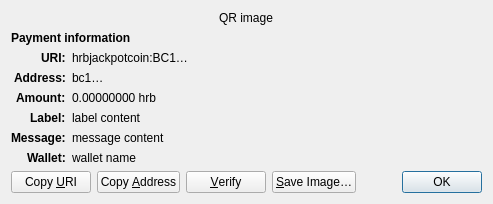
<?xml version="1.0" encoding="UTF-8"?>
<ui version="4.0">
 <class>ReceiveRequestDialog</class>
 <widget class="QDialog" name="ReceiveRequestDialog">
  <property name="geometry">
   <rect>
    <x>0</x>
    <y>0</y>
    <width>413</width>
    <height>229</height>
   </rect>
  </property>
  <property name="windowTitle">
   <string>Request payment to …</string>
  </property>
  <layout class="QGridLayout" name="gridLayout" columnstretch="0,1">
   <property name="sizeConstraint">
    <enum>QLayout::SetFixedSize</enum>
   </property>
   <item row="0" column="0" colspan="2" alignment="Qt::AlignHCenter">
    <widget class="QRImageWidget" name="qr_code">
     <property name="text">
      <string notr="true">QR image</string>
     </property>
     <property name="textInteractionFlags">
      <set>Qt::NoTextInteraction</set>
     </property>
    </widget>
   </item>
   <item row="1" column="0" colspan="2">
    <widget class="QLabel" name="payment_header">
     <property name="font">
      <font>
       <weight>75</weight>
       <bold>true</bold>
      </font>
     </property>
     <property name="text">
      <string>Payment information</string>
     </property>
     <property name="textInteractionFlags">
      <set>Qt::NoTextInteraction</set>
     </property>
    </widget>
   </item>
   <item row="2" column="0" alignment="Qt::AlignRight|Qt::AlignTop">
    <widget class="QLabel" name="uri_tag">
     <property name="font">
      <font>
       <weight>75</weight>
       <bold>true</bold>
      </font>
     </property>
     <property name="text">
      <string notr="true">URI:</string>
     </property>
     <property name="textFormat">
      <enum>Qt::PlainText</enum>
     </property>
     <property name="textInteractionFlags">
      <set>Qt::NoTextInteraction</set>
     </property>
    </widget>
   </item>
   <item row="2" column="1" alignment="Qt::AlignTop">
    <widget class="QLabel" name="uri_content">
     <property name="text">
      <string notr="true">hrbjackpotcoin:BC1…</string>
     </property>
     <property name="textFormat">
      <enum>Qt::RichText</enum>
     </property>
     <property name="wordWrap">
      <bool>true</bool>
     </property>
     <property name="textInteractionFlags">
      <set>Qt::TextSelectableByMouse</set>
     </property>
    </widget>
   </item>
   <item row="3" column="0" alignment="Qt::AlignRight|Qt::AlignTop">
    <widget class="QLabel" name="address_tag">
     <property name="font">
      <font>
       <weight>75</weight>
       <bold>true</bold>
      </font>
     </property>
     <property name="text">
      <string>Address:</string>
     </property>
     <property name="textInteractionFlags">
      <set>Qt::NoTextInteraction</set>
     </property>
    </widget>
   </item>
   <item row="3" column="1" alignment="Qt::AlignTop">
    <widget class="QLabel" name="address_content">
     <property name="text">
      <string notr="true">bc1…</string>
     </property>
     <property name="textFormat">
      <enum>Qt::PlainText</enum>
     </property>
     <property name="textInteractionFlags">
      <set>Qt::TextSelectableByMouse</set>
     </property>
    </widget>
   </item>
   <item row="4" column="0" alignment="Qt::AlignRight|Qt::AlignTop">
    <widget class="QLabel" name="amount_tag">
     <property name="font">
      <font>
       <weight>75</weight>
       <bold>true</bold>
      </font>
     </property>
     <property name="text">
      <string>Amount:</string>
     </property>
     <property name="textInteractionFlags">
      <set>Qt::NoTextInteraction</set>
     </property>
    </widget>
   </item>
   <item row="4" column="1" alignment="Qt::AlignTop">
    <widget class="QLabel" name="amount_content">
     <property name="text">
      <string notr="true">0.00000000 hrb</string>
     </property>
     <property name="textFormat">
      <enum>Qt::PlainText</enum>
     </property>
     <property name="textInteractionFlags">
      <set>Qt::TextSelectableByMouse</set>
     </property>
    </widget>
   </item>
   <item row="5" column="0" alignment="Qt::AlignRight|Qt::AlignTop">
    <widget class="QLabel" name="label_tag">
     <property name="font">
      <font>
       <weight>75</weight>
       <bold>true</bold>
      </font>
     </property>
     <property name="text">
      <string>Label:</string>
     </property>
     <property name="textInteractionFlags">
      <set>Qt::NoTextInteraction</set>
     </property>
    </widget>
   </item>
   <item row="5" column="1" alignment="Qt::AlignTop">
    <widget class="QLabel" name="label_content">
     <property name="text">
      <string notr="true">label content</string>
     </property>
     <property name="textFormat">
      <enum>Qt::PlainText</enum>
     </property>
     <property name="wordWrap">
      <bool>true</bool>
     </property>
     <property name="textInteractionFlags">
      <set>Qt::TextSelectableByMouse</set>
     </property>
    </widget>
   </item>
   <item row="6" column="0" alignment="Qt::AlignRight|Qt::AlignTop">
    <widget class="QLabel" name="message_tag">
     <property name="font">
      <font>
       <weight>75</weight>
       <bold>true</bold>
      </font>
     </property>
     <property name="text">
      <string>Message:</string>
     </property>
     <property name="textInteractionFlags">
      <set>Qt::NoTextInteraction</set>
     </property>
    </widget>
   </item>
   <item row="6" column="1" alignment="Qt::AlignTop">
    <widget class="QLabel" name="message_content">
     <property name="text">
      <string notr="true">message content</string>
     </property>
     <property name="textFormat">
      <enum>Qt::PlainText</enum>
     </property>
     <property name="wordWrap">
      <bool>true</bool>
     </property>
     <property name="textInteractionFlags">
      <set>Qt::TextSelectableByMouse</set>
     </property>
    </widget>
   </item>
   <item row="7" column="0" alignment="Qt::AlignRight|Qt::AlignTop">
    <widget class="QLabel" name="wallet_tag">
     <property name="font">
      <font>
       <weight>75</weight>
       <bold>true</bold>
      </font>
     </property>
     <property name="text">
      <string>Wallet:</string>
     </property>
     <property name="textInteractionFlags">
      <set>Qt::NoTextInteraction</set>
     </property>
    </widget>
   </item>
   <item row="7" column="1" alignment="Qt::AlignTop">
    <widget class="QLabel" name="wallet_content">
     <property name="text">
      <string notr="true">wallet name</string>
     </property>
     <property name="textFormat">
      <enum>Qt::PlainText</enum>
     </property>
     <property name="wordWrap">
      <bool>true</bool>
     </property>
     <property name="textInteractionFlags">
      <set>Qt::TextSelectableByMouse</set>
     </property>
    </widget>
   </item>
   <item row="8" column="0" colspan="2">
    <layout class="QHBoxLayout" name="horizontalLayout">
     <item>
      <widget class="QPushButton" name="btnCopyURI">
       <property name="text">
        <string>Copy &amp;URI</string>
       </property>
       <property name="autoDefault">
        <bool>false</bool>
       </property>
      </widget>
     </item>
     <item>
      <widget class="QPushButton" name="btnCopyAddress">
       <property name="text">
        <string>Copy &amp;Address</string>
       </property>
       <property name="autoDefault">
        <bool>false</bool>
       </property>
      </widget>
     </item>
     <item>
      <widget class="QPushButton" name="btnVerify">
       <property name="text">
        <string>&amp;Verify</string>
       </property>
       <property name="toolTip">
        <string>Verify this address on e.g. a hardware wallet screen</string>
       </property>
       <property name="autoDefault">
        <bool>false</bool>
       </property>
      </widget>
     </item>
     <item>
      <widget class="QPushButton" name="btnSaveAs">
       <property name="text">
        <string>&amp;Save Image…</string>
       </property>
       <property name="autoDefault">
        <bool>false</bool>
       </property>
      </widget>
     </item>
     <item>
      <spacer name="horizontalSpacer_2">
       <property name="orientation">
        <enum>Qt::Horizontal</enum>
       </property>
       <property name="sizeHint" stdset="0">
        <size>
         <width>40</width>
         <height>20</height>
        </size>
       </property>
      </spacer>
     </item>
     <item>
      <widget class="QDialogButtonBox" name="buttonBox">
       <property name="focusPolicy">
        <enum>Qt::StrongFocus</enum>
       </property>
       <property name="standardButtons">
        <set>QDialogButtonBox::Ok</set>
       </property>
      </widget>
     </item>
    </layout>
   </item>
  </layout>
 </widget>
 <customwidgets>
  <customwidget>
   <class>QRImageWidget</class>
   <extends>QLabel</extends>
   <header>qt/qrimagewidget.h</header>
  </customwidget>
 </customwidgets>
 <tabstops>
  <tabstop>buttonBox</tabstop>
  <tabstop>btnCopyURI</tabstop>
  <tabstop>btnCopyAddress</tabstop>
  <tabstop>btnSaveAs</tabstop>
 </tabstops>
 <resources/>
 <connections>
  <connection>
   <sender>buttonBox</sender>
   <signal>accepted()</signal>
   <receiver>ReceiveRequestDialog</receiver>
   <slot>accept()</slot>
   <hints>
    <hint type="sourcelabel">
     <x>135</x>
     <y>230</y>
    </hint>
    <hint type="destinationlabel">
     <x>135</x>
     <y>126</y>
    </hint>
   </hints>
  </connection>
 </connections>
</ui>
